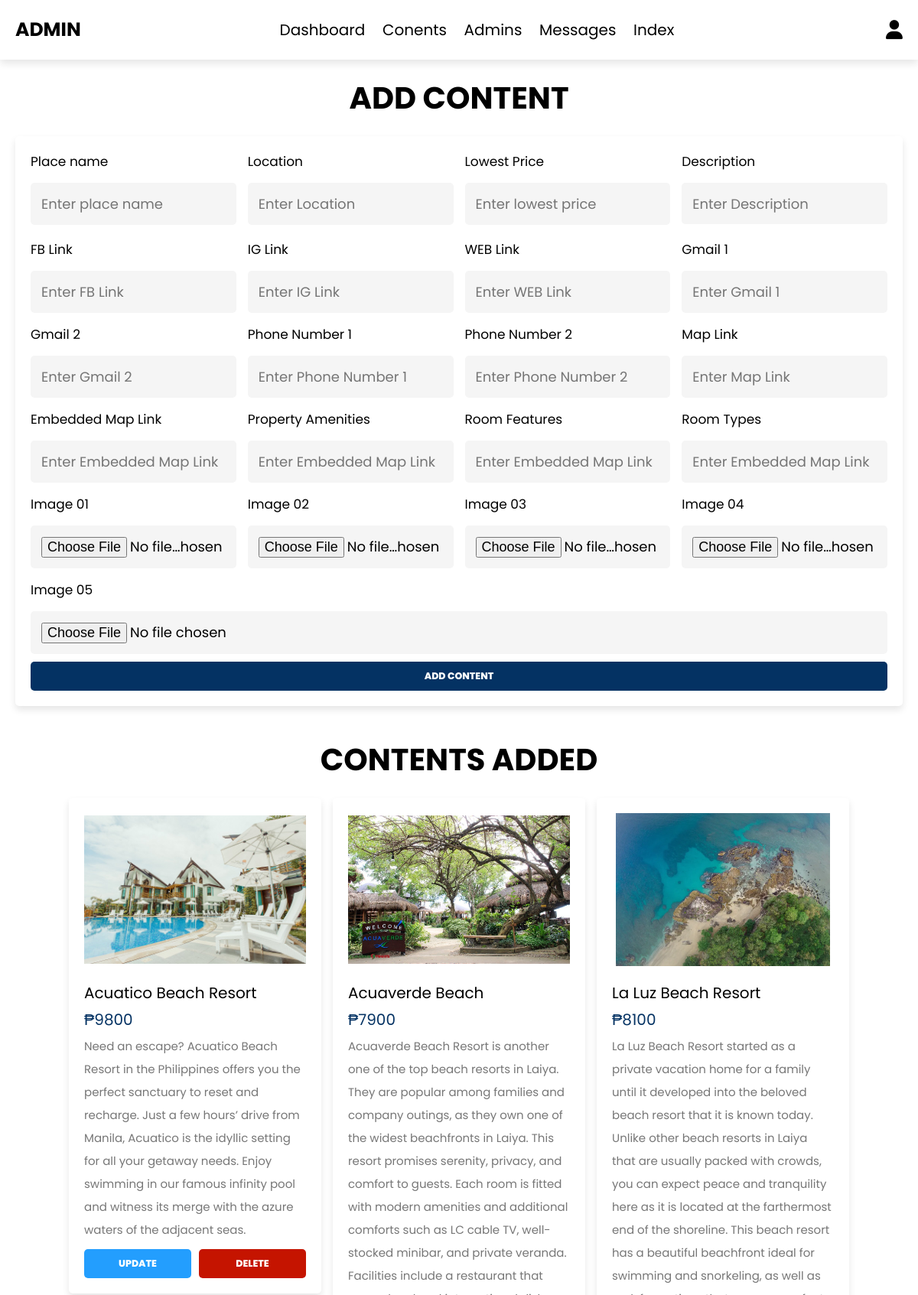
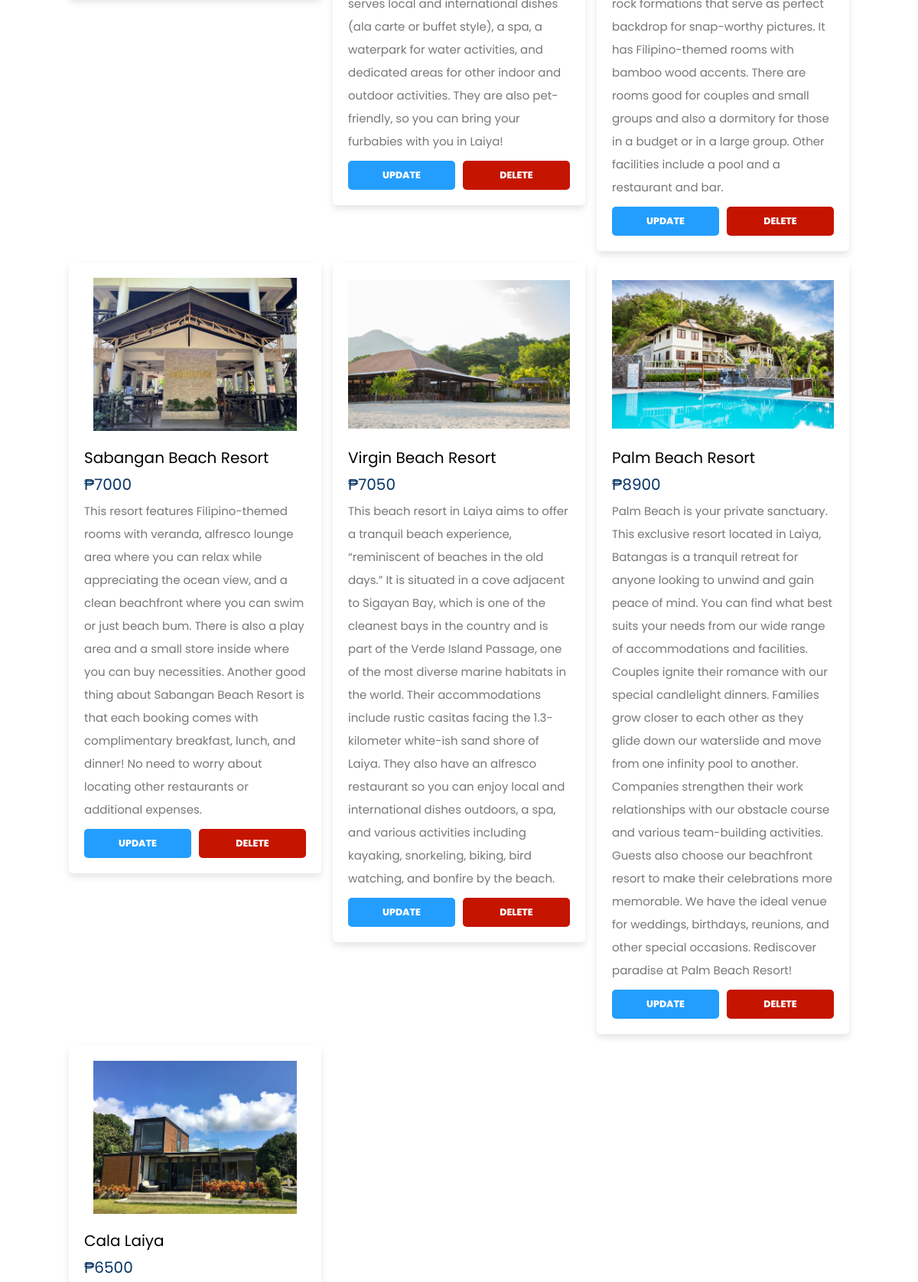
Page /admin/wg-content.php (signed in, upper part) on the committed database (2 pictures, top to bottom).
### tables this page shows
CREATE TABLE `weekend_gateaway` (
  `id` int(11) NOT NULL,
  `place_name` varchar(50) NOT NULL,
  `location` varchar(100) NOT NULL,
  `details` varchar(1500) NOT NULL,
  `rate` int(50) NOT NULL,
  `fb_link` varchar(300) NOT NULL,
  `ig_link` varchar(100) NOT NULL,
  `web_link` varchar(300) NOT NULL,
  `gmail_link1` varchar(100) NOT NULL,
  `gmail_link2` varchar(100) NOT NULL,
  `phone_link1` varchar(50) NOT NULL,
  `phone_link2` varchar(50) NOT NULL,
  `map_link` varchar(150) NOT NULL,
  `embedded_map` varchar(1000) NOT NULL,
  `property_amenities` varchar(1000) NOT NULL,
  `room_features` varchar(500) NOT NULL,
  `room_types` varchar(500) NOT NULL,
  `img1` varchar(100) NOT NULL,
  `img2` varchar(100) NOT NULL,
  `img3` varchar(100) NOT NULL,
  `img4` varchar(100) NOT NULL,
  `img5` varchar(100) NOT NULL,
  `views` int(100) NOT NULL,
  `search` varchar(10000) NOT NULL
);

### admin/wg-content.php (the view, shortened to what this page needs)
<?php
include '../components/connect.php';
?>
<!DOCTYPE html>
<html lang="en">
<head>
   <link rel="stylesheet" href="https://cdnjs.cloudflare.com/ajax/libs/font-awesome/6.1.1/css/all.min.css">
   <link rel="stylesheet" href="../css/admin_style.css">
</head>
<body>
<?php include '../components/admin_header.php'; ?>
<section class="add-products">
   <h1 class="heading">Add Content</h1>
   <form action="" method="post" enctype="multipart/form-data">
      <div class="flex">
         <div class="inputBox">
            <span>Place name  </span>
            <input type="text" class="box" required maxlength="100" placeholder="Enter place name" name="place_name">
         </div>
         <div class="inputBox">
            <span>Location  </span>
            <input type="text" class="box" required maxlength="500" placeholder="Enter Location" name="location">
         </div>
         <div class="inputBox">
            <span>Lowest Price  </span>
            <input type="number" min="0" class="box" required max="9999999999" placeholder="Enter lowest price" onkeypress="if(this.value.length == 10) return false;" name="rate">
         </div>
         <div class="inputBox">
            <span>Description  </span>
            <textarea placeholder="Enter Description" class="box" required maxlength="500" cols="30" rows="10" name="details"></textarea>
         </div>
         <div class="inputBox">
            <span>FB Link  </span>
            <input type="text" class="box" required maxlength="500" placeholder="Enter FB Link" name="fb_link">
         </div>
         <div class="inputBox">
            <span>IG Link  </span>
            <input type="text" class="box" required maxlength="500" placeholder="Enter IG Link" name="ig_link">
         </div>
         <div class="inputBox">
            <span>WEB Link  </span>
            <input type="text" class="box" required maxlength="500" placeholder="Enter WEB Link" name="web_link">
         </div>
         <div class="inputBox">
            <span>Gmail 1 </span>
            <input type="text" class="box" required maxlength="500" placeholder="Enter Gmail 1" name="gmail_link1">
         </div>
         <div class="inputBox">
            <span>Gmail 2  </span>
            <input type="text" class="box" required maxlength="500" placeholder="Enter Gmail 2" name="gmail_link2">
         </div>
         <div class="inputBox">
            <span>Phone Number 1  </span>
            <input type="text" class="box" required maxlength="12" placeholder="Enter Phone Number 1" name="phone_link1">
         </div>
         <div class="inputBox">
            <span>Phone Number 2  </span>
            <input type="text" class="box" required maxlength="12" placeholder="Enter Phone Number 2" name="phone_link2">
         </div>
         <div class="inputBox">
            <span>Map Link  </span>
            <input type="text" class="box" required maxlength="500" placeholder="Enter Map Link" name="map_link">
         </div>
         <div class="inputBox">
            <span>Embedded Map Link  </span>
            <input type="text" class="box" required maxlength="1000" placeholder="Enter Embedded Map Link" name="embedded_map">
         </div>
         <div class="inputBox">
            <span>Property Amenities  </span>
            <input type="text" class="box" required maxlength="1000" placeholder="Enter Embedded Map Link" name="property_amenities">
         </div>
         <div class="inputBox">
            <span>Room Features  </span>
            <input type="text" class="box" required maxlength="1000" placeholder="Enter Embedded Map Link" name="room_features">
         </div>
         <div class="inputBox">
            <span>Room Types  </span>
            <input type="text" class="box" required maxlength="1000" placeholder="Enter Embedded Map Link" name="room_types">
         </div>
        <div class="inputBox">
            <span>Image 01  </span>
            <input type="file" name="img1" accept="image/jpg, image/jpeg, image/png, image/webp" class="box" required>
        </div>
        <div class="inputBox">
            <span>Image 02  </span>
            <input type="file" name="img2" accept="image/jpg, image/jpeg, image/png, image/webp" class="box" required>
        </div>
        <div class="inputBox">
            <span>Image 03  </span>
            <input type="file" name="img3" accept="image/jpg, image/jpeg, image/png, image/webp" class="box" required>
        </div>
        <div class="inputBox">
            <span>Image 04  </span>
            <input type="file" name="img4" accept="image/jpg, image/jpeg, image/png, image/webp" class="box" required>
        </div>
        <div class="inputBox">
            <span>Image 05 </span>
            <input type="file" name="img5" accept="image/jpg, image/jpeg, image/png, image/webp" class="box" required>
        </div>
      </div>
      <input type="submit" value="add content" class="btn" name="add_content">
   </form>
</section>
<section class="show-products">
   <h1 class="heading">contents added</h1>
   <div class="box-container">
   <?php
      $select_contents = $conn->prepare("SELECT * FROM `weekend_gateaway`");
      $select_contents->execute();
      if($select_contents->rowCount() > 0){
         while($fetch_contents = $select_contents->fetch(PDO::FETCH_ASSOC)){
   ?>
   <div class="box">
      <img src="/img/tourist<?= $fetch_contents['img1']; ?>" alt="">
      <div class="name"><?= $fetch_contents['place_name']; ?></div>
      <div class="price">₱<span><?= $fetch_contents['rate']; ?></span></div>
      <div class="details"><span><?= $fetch_contents['details']; ?></span></div>
      <div class="flex-btn">
         <a href="update_content.php?update=<?= $fetch_contents['id']; ?>" class="option-btn">update</a>
         <a href="wg-content.php?delete=<?= $fetch_contents['id']; ?>" class="delete-btn" onclick="return confirm('delete this content?');">delete</a>
      </div>
   </div>
   <?php
         }
      }else{
         echo '<p class="empty">no contents added yet!</p>';
      }
   ?>
   </div>
</section>
</body>
</html>

### css/admin_style.css (style rules this page uses)
:root { --primary-color:#043263; --secondary-color:#239EFE; --text-color: #000000; --bg-color:#fff; --modal-color:#F4F7FF; --body-font: 'Poppins', sans-serif; --bigger-font-size: 3rem; --big-font-size: 2rem; --h1-font-size: 1.5rem; --h2-font-size: 1.25rem; --h3-font-size: 1.125rem; --normal-font-size: .938rem; --small-font-size: .813rem; --smaller-font-size: .75rem; --font-medium: 500; --font-semi-bold: 600; --font-bold: 800; --mb-0-25: .25rem; --mb-0-5: .5rem; --mb-0-75: .75rem; --mb-1: 1rem; --mb-1-5: 1.5rem; --mb-2: 2rem; --mb-2-5: 2.5rem; --mb-3: 3rem; --z-tooltip: 10; --z-fixed: 100; --z-modal: 1000; }
@media screen and (min-width: 968px) { :root { --bigger-font-size: 4rem; --big-font-size: 3rem; --h1-font-size: 2.25rem; --h2-font-size: 1.5rem; --h3-font-size: 1.25rem; --normal-font-size: 1rem; --small-font-size: .875rem; --smaller-font-size: .813rem; } }
* { font-family: 'Poppins', sans-serif; margin:0; padding:0; box-sizing: border-box; outline: none; border:none; text-decoration: none; }
html { font-size: 62.5%; overflow-x: hidden; }
body { background-color: #ffffff; }
section { padding:2rem; max-width: 1200px; margin:0 auto; }
.heading { font-size: 4rem; color:rgb(0, 0, 0); margin-bottom: 2rem; text-align: center; text-transform: uppercase; }
.btn, .delete-btn, .option-btn { display: block; width: 100%; margin-top: 1rem; border-radius: .5rem; padding:1rem 3rem; font-size: var(--h3-font-size); font-weight: var(--font-bold); text-transform: uppercase; color:#fff; cursor: pointer; text-align: center; }
.btn { background-color: var(--primary-color); }
.option-btn { background-color: var(--secondary-color); }
.delete-btn { background-color:#c51400; }
.flex-btn { display: flex; gap:1rem; }
.add-products form { margin: 0 auto; background-color:#fff; box-shadow: 0 .5rem 1rem rgba(0,0,0,.1); border-radius: .5rem; padding:2rem; }
.add-products form .flex { display: flex; gap:1.5rem; flex-wrap: wrap; }
.add-products form .flex .inputBox { flex:1 1 25rem; }
.add-products form span { font-size:1.7rem; color:rgb(0, 0, 0); }
.add-products form .box { font-size: 1.8rem; background-color:#f5f5f5; border-radius: .5rem; padding:1.4rem; width: 100%; margin-top: 1.5rem; }
.add-products form textarea { height: 5.4rem; resize: none; }
.show-products .box-container { display: grid; grid-template-columns: repeat(auto-fit, 33rem); gap:1.5rem; justify-content: center; align-items: flex-start; }
.show-products .box-container .box { background-color: #fff; box-shadow:0 .5rem 1rem rgba(0,0,0,.1); border-radius: .5rem; padding:2rem; }
.show-products .box-container .box img { width: 100%; height: 20rem; object-fit: contain; margin-bottom: 1.5rem; }
.show-products .box-container .box .name { font-size: 2rem; color:rgb(0, 0, 0); }
.show-products .box-container .box .price { font-size: 2rem; color:var(--primary-color); margin:.5rem 0; }
.show-products .box-container .box .details { font-size: 1.5rem; color:#777; line-height: 2; }

### rows in the picture
weekend_gateaway: img1 (picture), place_name "Acuatico Beach Resort", rate "9800", details "Need an escape? Acuatico Beach Resort in the Philippines offers you the perfect sanctuary to reset and recharge. Just a few hours’ drive from Manila, Acuatico is the idyllic setting for all your getaway needs. Enjoy swimming in our famous infinity pool and witness its merge with the azure waters of the adjacent seas."
weekend_gateaway: img1 (picture), place_name "Acuaverde Beach", rate "7900", details "Acuaverde Beach Resort is another one of the top beach resorts in Laiya. They are popular among families and company outings, as they own one of the widest beachfronts in Laiya. This resort promises serenity, privacy, and comfort to guests. Each room is fitted with modern amenities and additional comforts such as LC cable TV, well-stocked minibar, and private veranda. Facilities include a restaurant that serves local and international dishes (ala carte or buffet style), a spa, a waterpark for water activities, and dedicated areas for other indoor and outdoor activities. They are also pet-friendly, so you can bring your furbabies with you in Laiya!"
weekend_gateaway: img1 (picture), place_name "La Luz Beach Resort", rate "8100", details "La Luz Beach Resort started as a private vacation home for a family until it developed into the beloved beach resort that it is known today. Unlike other beach resorts in Laiya that are usually packed with crowds, you can expect peace and tranquility here as it is located at the farthermost end of the shoreline. This beach resort has a beautiful beachfront ideal for swimming and snorkeling, as well as rock formations that serve as perfect backdrop for snap-worthy pictures. It has Filipino-themed rooms with bamboo wood accents. There are rooms good for couples and small groups and also a dormitory for those in a budget or in a large group. Other facilities include a pool and a restaurant and…"
weekend_gateaway: img1 (picture), place_name "Sabangan Beach Resort", rate "7000", details "This resort features Filipino-themed rooms with veranda, alfresco lounge area where you can relax while appreciating the ocean view, and a clean beachfront where you can swim or just beach bum. There is also a play area and a small store inside where you can buy necessities. Another good thing about Sabangan Beach Resort is that each booking comes with complimentary breakfast, lunch, and dinner! No need to worry about locating other restaurants or additional expenses."
weekend_gateaway: img1 (picture), place_name "Virgin Beach Resort", rate "7050", details "This beach resort in Laiya aims to offer a tranquil beach experience, “reminiscent of beaches in the old days.” It is situated in a cove adjacent to Sigayan Bay, which is one of the cleanest bays in the country and is part of the Verde Island Passage, one of the most diverse marine habitats in the world. Their accommodations include rustic casitas facing the 1.3-kilometer white-ish sand shore of Laiya. They also have an alfresco restaurant so you can enjoy local and international dishes outdoors, a spa, and various activities including kayaking, snorkeling, biking, bird watching, and bonfire by the beach."
weekend_gateaway: img1 (picture), place_name "Palm Beach Resort", rate "8900", details "Palm Beach is your private sanctuary. This exclusive resort located in Laiya, Batangas is a tranquil retreat for anyone looking to unwind and gain peace of mind. You can find what best suits your needs from our wide range of accommodations and facilities. Couples ignite their romance with our special candlelight dinners. Families grow closer to each other as they glide down our waterslide and move from one infinity pool to another. Companies strengthen their work relationships with our obstacle course and various team-building activities. Guests also choose our beachfront resort to make their celebrations more memorable. We have the ideal venue for weddings, birthdays, reunions, and other…"
weekend_gateaway: img1 (picture), place_name "Cala Laiya", rate "6500"
